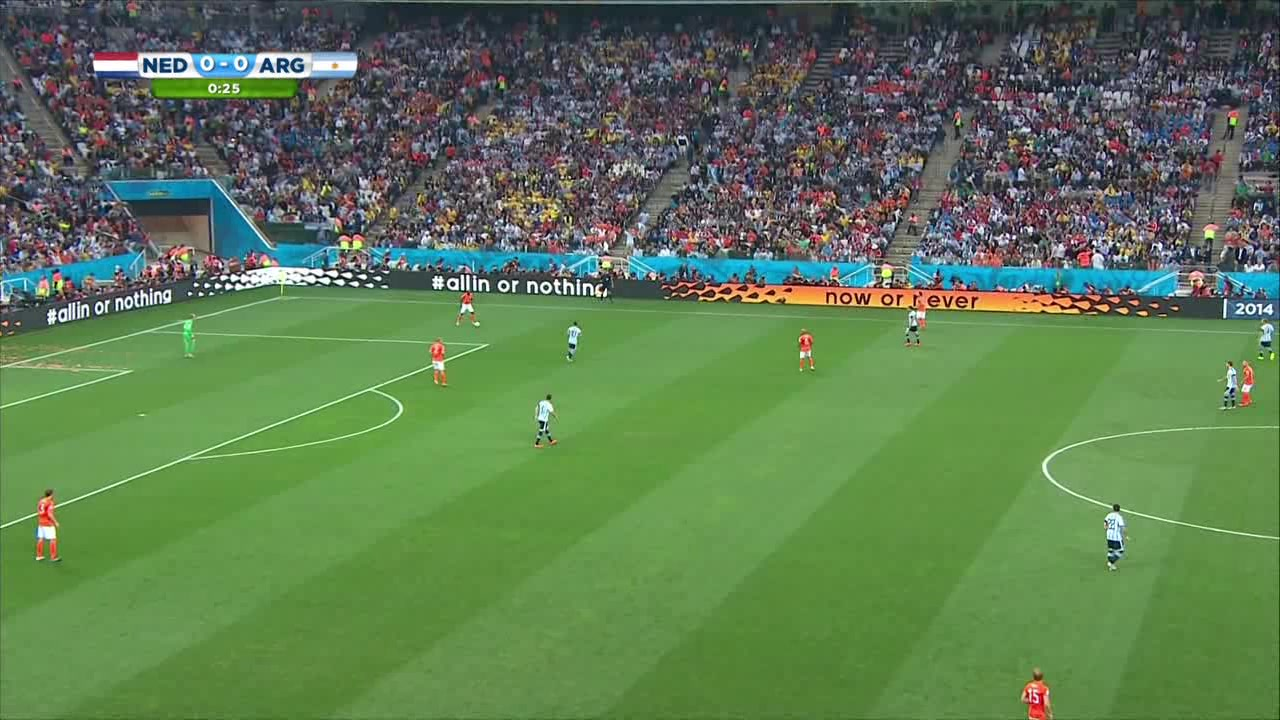
#> input picture practica02/img/10.jpg, 1280 x 720 px
$ python -i functions.py   (imports and definitions only)   (older library calls are emulated)
#> lines starting #> are read from the running program, lines starting #| are printed output that depends on the picture; after the words box and inside, x2 and y2 are one past the last pixel; in counts of white or black regions, pixels touching at a corner belong together
### practica02/utils.py
import matplotlib.pyplot as plt
import cv2
import numpy as np
import os

def maskField(image):
    img_hsv = cv2.cvtColor(image, cv2.COLOR_BGR2HSV)

    lower_green = np.array([35, 20, 20])
    upper_green = np.array([85, 255, 255])

    mask_green = cv2.inRange(img_hsv, lower_green, upper_green)

    kernel = cv2.getStructuringElement(cv2.MORPH_RECT, (7, 7))
    mask_cleaned = cv2.morphologyEx(mask_green, cv2.MORPH_CLOSE, kernel, iterations=1)
    mask_cleaned = cv2.morphologyEx(mask_cleaned, cv2.MORPH_OPEN, kernel, iterations=3)

    kernel_dilate = cv2.getStructuringElement(cv2.MORPH_RECT, (9, 9))
    mask_final = cv2.dilate(mask_cleaned, kernel_dilate, iterations=2)

    contours = cv2.findContours(mask_final, cv2.RETR_EXTERNAL, cv2.CHAIN_APPROX_SIMPLE)[0]

    maxContour = max(contours, key=cv2.contourArea)

    contourMask = np.zeros_like(mask_final)
    cv2.drawContours(contourMask, [maxContour], -1, 255, -1)

    kernel = cv2.getStructuringElement(cv2.MORPH_ELLIPSE, (15, 15))
    contourMask = cv2.morphologyEx(contourMask, cv2.MORPH_CLOSE, kernel, iterations=5)

    return contourMask

def maskPlayers(image):
    hsv = cv2.cvtColor(image, cv2.COLOR_BGR2HSV)

    lower_green = np.array([35, 20, 20])
    upper_green = np.array([85, 255, 255])

    mask_field = maskField(image)

    mask_green = cv2.inRange(hsv, lower_green, upper_green)

    mask_players = cv2.bitwise_not(mask_green)
    mask_players = cv2.bitwise_and(mask_players, mask_field)

    kernel = cv2.getStructuringElement(cv2.MORPH_RECT, (21, 2))
    mask_players = cv2.morphologyEx(mask_players, cv2.MORPH_CLOSE, kernel, iterations=1)

    kernel = cv2.getStructuringElement(cv2.MORPH_RECT, (2, 15))
    mask_players = cv2.morphologyEx(mask_players, cv2.MORPH_CLOSE, kernel, iterations=1)

    kernel = cv2.getStructuringElement(cv2.MORPH_RECT, (3, 3))
    mask_players = cv2.morphologyEx(mask_players, cv2.MORPH_CLOSE, kernel, iterations=1)

    contours = cv2.findContours(mask_players, cv2.RETR_EXTERNAL, cv2.CHAIN_APPROX_SIMPLE)[0]
    maxContour = max(contours, key=cv2.contourArea)
    contourMask = np.zeros_like(mask_players)
    cv2.drawContours(contourMask, [maxContour], -1, 255, -1)

    mask_players = cv2.bitwise_and(mask_players, cv2.bitwise_not(contourMask))

    kernel = cv2.getStructuringElement(cv2.MORPH_ELLIPSE, (5, 5))
    mask_players = cv2.morphologyEx(mask_players, cv2.MORPH_OPEN, kernel, iterations=1)
    mask_players = cv2.morphologyEx(mask_players, cv2.MORPH_CLOSE, kernel, iterations=1)


    kernel = cv2.getStructuringElement(cv2.MORPH_RECT, (9, 1), anchor=(0,0))
    mask_players = cv2.dilate(mask_players, kernel, iterations=1)

    kernel = cv2.getStructuringElement(cv2.MORPH_RECT, (1, 9))
    mask_players = cv2.morphologyEx(mask_players, cv2.MORPH_CLOSE, kernel, iterations=3)


    return mask_players

# [95 lines left out: functions drawPlayers, lines_intersect, drawGrassLines, show_imgs, not called in this run]

### practica02/functions.py
import cv2
import numpy as np
import utils

# [14 lines left out: functions detectField, findPlayers, not called in this run]

def findGrassLines(image):
    imgOut = np.copy(image)

    imgOut = cv2.medianBlur(imgOut, 15)
    imgOut = cv2.GaussianBlur(imgOut, (11, 21), 0)
    kernel = cv2.getStructuringElement(cv2.MORPH_ELLIPSE, (3,3))
    imgOut = cv2.medianBlur(imgOut, 11)

    imgOut = imgOut[:, :, 2]

    grad_x = cv2.Sobel(imgOut, cv2.CV_64F, 1, 0, ksize=31)
    grad_y = cv2.Sobel(imgOut, cv2.CV_64F, 0, 1, ksize=31)

    magnitude = cv2.magnitude(grad_x, grad_y)

    imgOut = cv2.normalize(magnitude, None, 220, 255, cv2.NORM_MINMAX).astype(np.uint8)
    imgOut = cv2.equalizeHist(imgOut)

    kernel = cv2.getStructuringElement(cv2.MORPH_ELLIPSE, (3,3))
    imgOut = cv2.erode(imgOut, kernel, iterations=1)
    imgOut = cv2.medianBlur(imgOut, 11)

    kernel = cv2.getStructuringElement(cv2.MORPH_CROSS, (3, 9))
    imgOut = cv2.morphologyEx(imgOut, cv2.MORPH_CLOSE, kernel, iterations=1)

    mask_players = utils.maskPlayers(image)
    mask_players = cv2.bitwise_not(mask_players)

    imgOut = cv2.bitwise_and(imgOut, mask_players)
    imgOut[imgOut > 0] = 255

    skeleton = np.zeros_like(imgOut)
    temp = np.zeros_like(imgOut)
    kernel = cv2.getStructuringElement(cv2.MORPH_CROSS, (3, 3))

    while True:
        eroded = cv2.erode(imgOut, kernel)
        opened = cv2.dilate(eroded, kernel)
        temp = cv2.subtract(imgOut, opened)
        skeleton = cv2.bitwise_or(skeleton, temp)
        imgOut = eroded.copy()

        if cv2.countNonZero(imgOut) == 0:
            break

    lines = cv2.HoughLinesP(skeleton, 1, np.pi / 180, 50, minLineLength=100, maxLineGap=300)
    return lines

>>> import cv2
>>> picture = cv2.imread('img/10.jpg')
#> picture is the input picture: shape (720, 1280, 3); mean B, G, R 83.2, 123.2, 94.1
>>> result = findGrassLines(picture)
#> in findGrassLines, `grad_y = cv2.Sobel(imgOut, cv2.CV_64F, 0, 1, ksize=31)`:
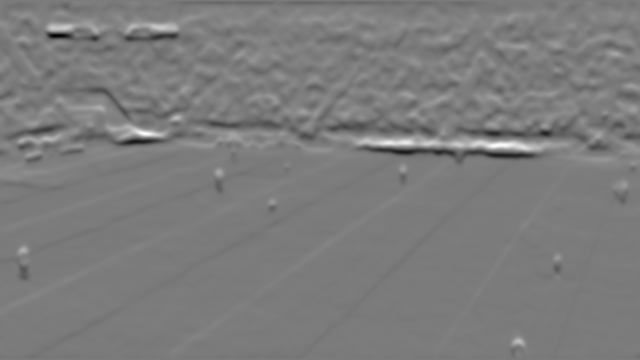
#> grad_y: shape (720, 1280) float64 (shown at 1/2 size); min -9.51e+18, max 1.01e+19, mean 2.53e+16; drawn with min black and max white
#> in maskField, `mask_green = cv2.inRange(img_hsv, lower_green, upper_green)`:
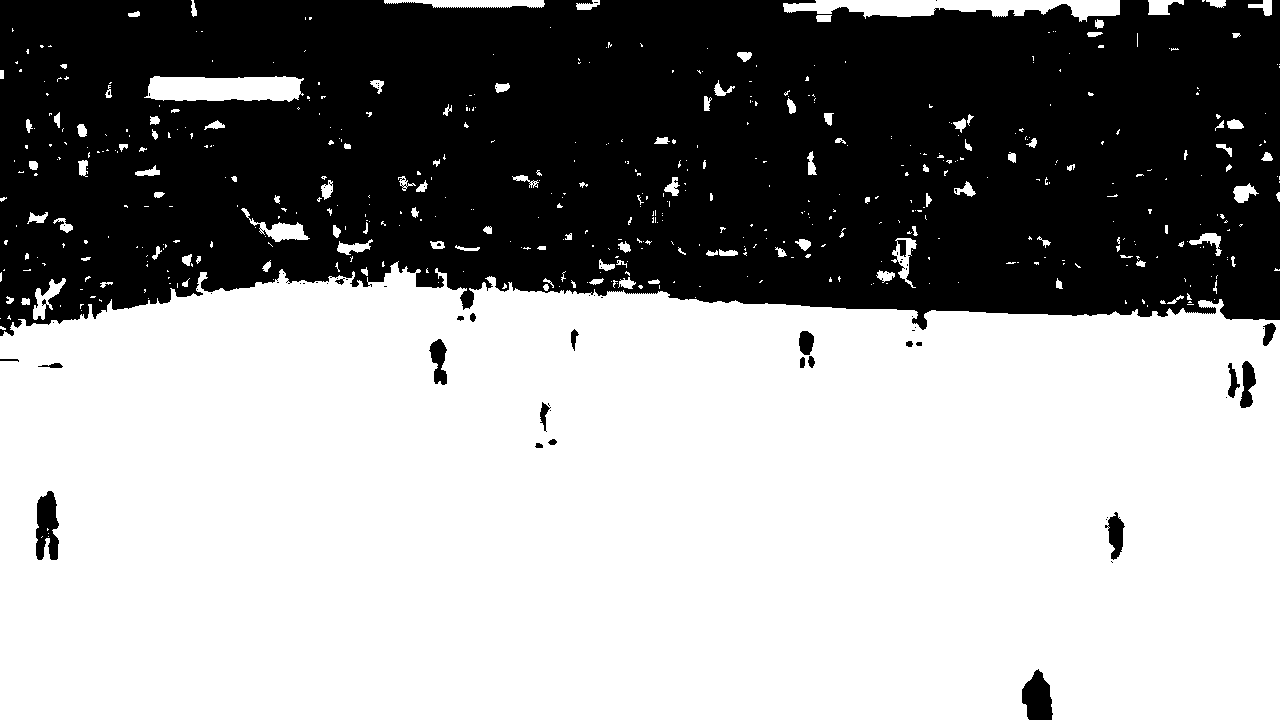
#> mask_green: shape (720, 1280); 59.8% white; 73 black regions (51 under 20 px), largest, box (x1, y1, x2, y2) and area: (0, 0, 1280, 336) 365514, (36, 491, 59, 560) 1172, (1022, 669, 1053, 720) 1121
#> in maskField, `contours = cv2.findContours(mask_final, cv2.RETR_EXTERNAL, cv2.CHAIN_A..`: contours = 5 contours; box (x1, y1, x2, y2) and area: (0, 259, 1280, 720) 545522, (142, 69, 307, 109) 6278, (776, 0, 1059, 24) 5674, (1063, 0, 1128, 24) 1467, (1141, 0, 1176, 23) 748
#> in maskField, `maxContour = max(contours, key=cv2.contourArea)`: maxContour = contour of 186 points, box (x1, y1, x2, y2) (0, 259, 1280, 720), area 545522
#> in maskPlayers, `mask_players = cv2.morphologyEx(mask_players, cv2.MORPH_CLOSE, kernel,..`:
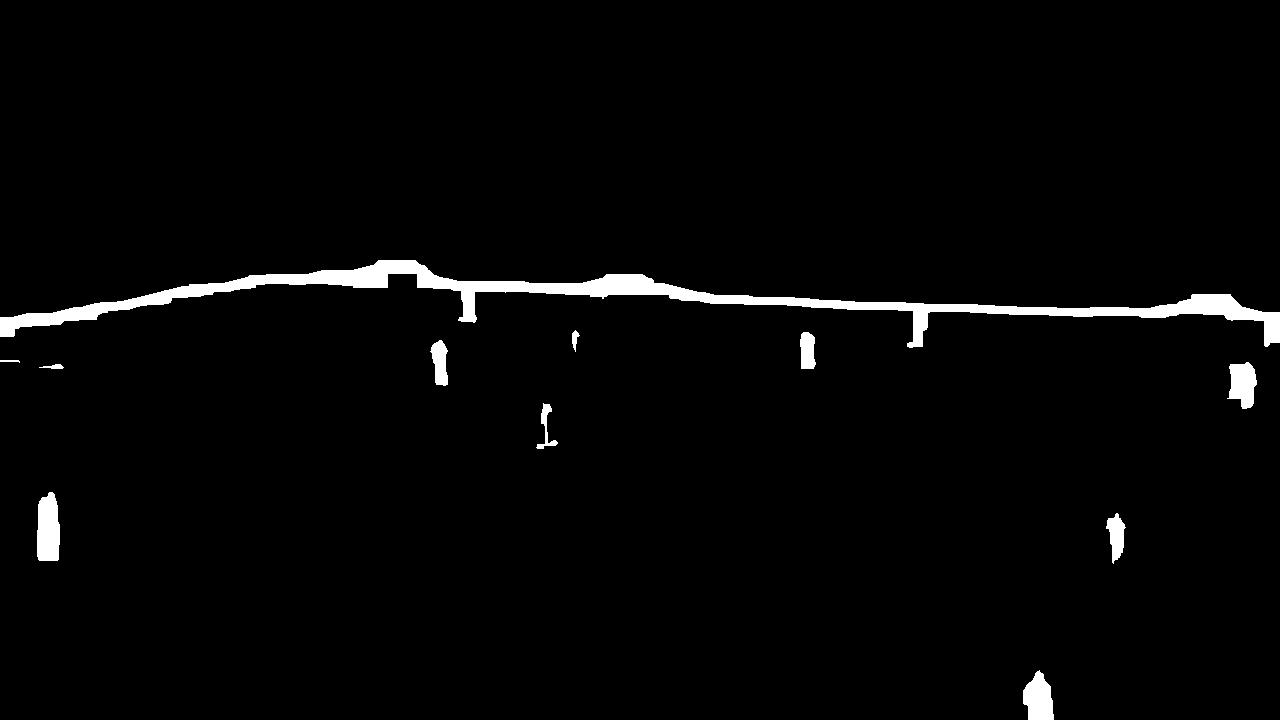
#> mask_players: shape (720, 1280); 2.4% white; 11 white regions, largest, box (x1, y1, x2, y2) and area: (0, 260, 1280, 348) 16561, (37, 492, 60, 561) 1369, (1023, 670, 1054, 720) 1107
#> in maskPlayers, `contours = cv2.findContours(mask_players, cv2.RETR_EXTERNAL, cv2.CHAIN..`: contours = 11 contours, 1 with area under 20; largest, box (x1, y1, x2, y2) and area: (0, 260, 1280, 348) 15146, (37, 492, 60, 561) 1288, (1023, 670, 1054, 720) 1042, (1227, 362, 1257, 409) 922, (1106, 513, 1126, 564) 524
#> in maskPlayers, `maxContour = max(contours, key=cv2.contourArea)`: maxContour = contour of 474 points, box (x1, y1, x2, y2) (0, 260, 1280, 348), area 15146
#> after the loop in findGrassLines, `while True:`:
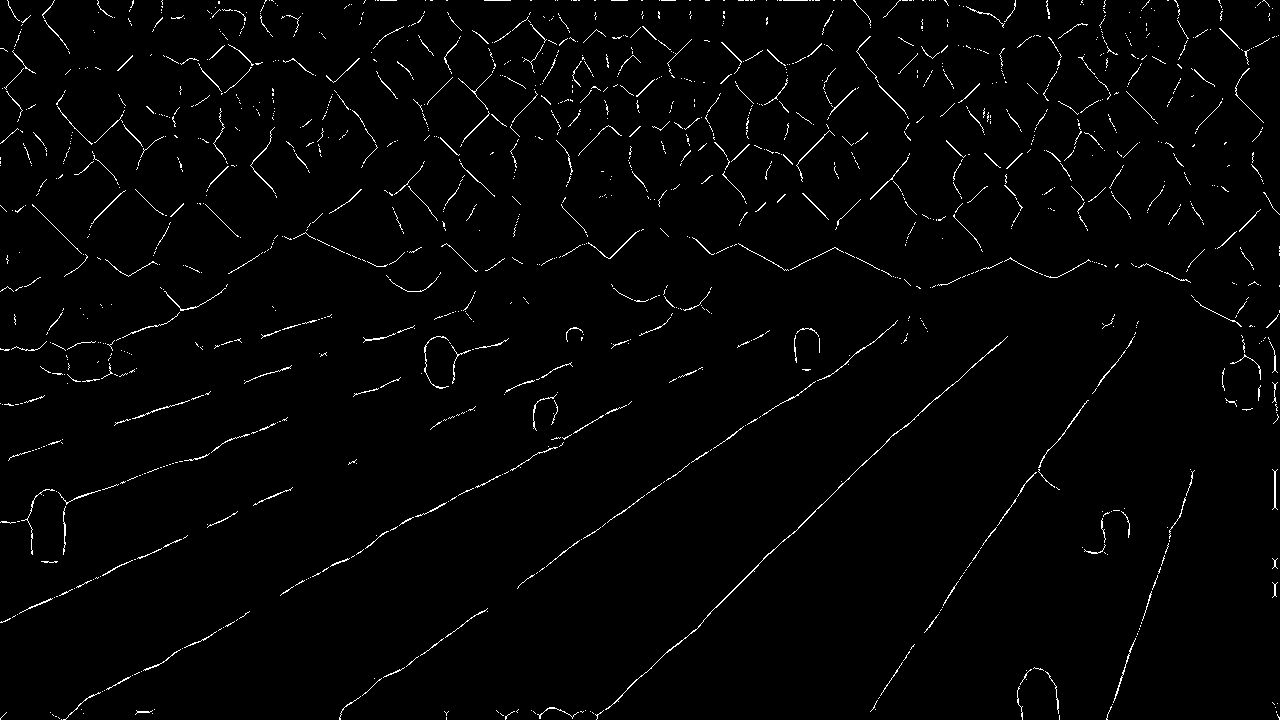
#> skeleton: shape (720, 1280); 1.7% white in thin lines or dots
#> in findGrassLines, `lines = cv2.HoughLinesP(skeleton, 1, np.pi / 180, 50, minLineLength=10..`: lines = 64 rows, first 6: [614, 703, 1240, 99], [9, 458, 1246, 56], [7, 0, 1264, 0], [58, 717, 1247, 57], [345, 706, 1239, 80], [31, 606, 1248, 64]
#> result has the same summary as lines in findGrassLines

$ run again, on practica02/img/100.jpg
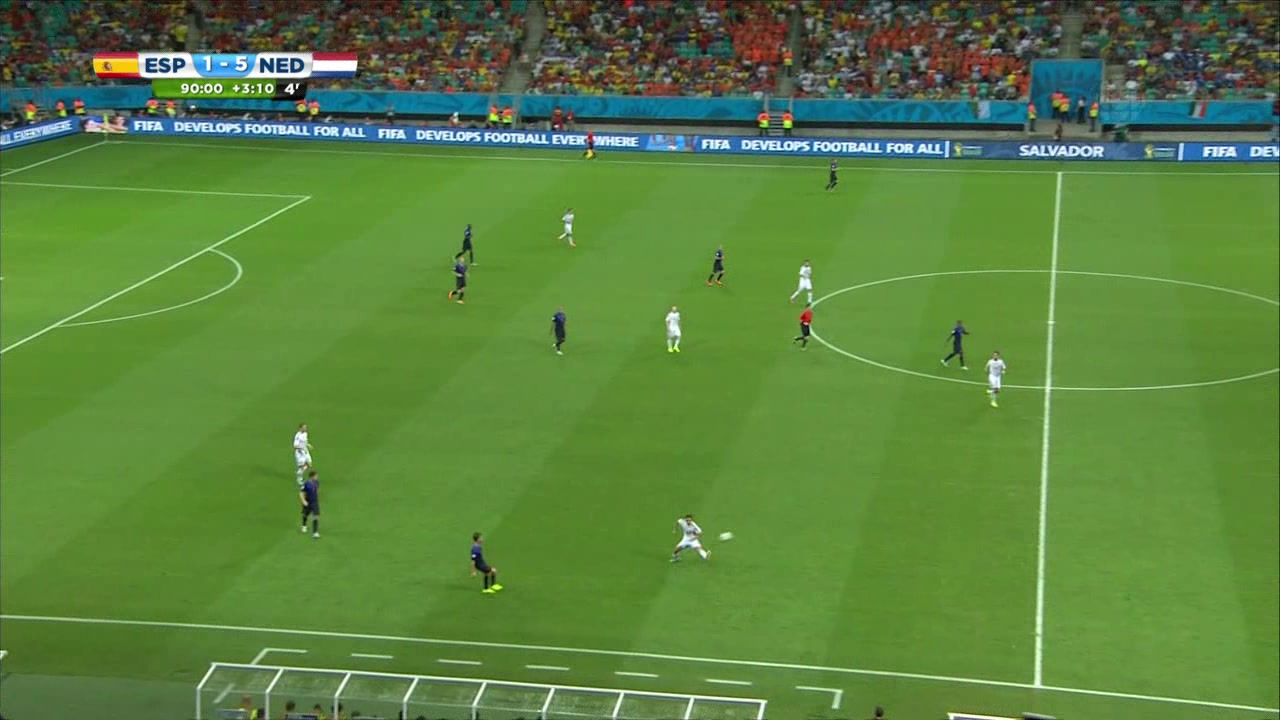
#> input picture practica02/img/100.jpg, 1280 x 720 px
#> picture is the input picture: shape (720, 1280, 3); mean B, G, R 63.2, 130, 90.5
#> hsv: shape (720, 1280, 3); mean H, S, V 50.3, 142.6, 133
#> in maskField, `mask_green = cv2.inRange(img_hsv, lower_green, upper_green)`:
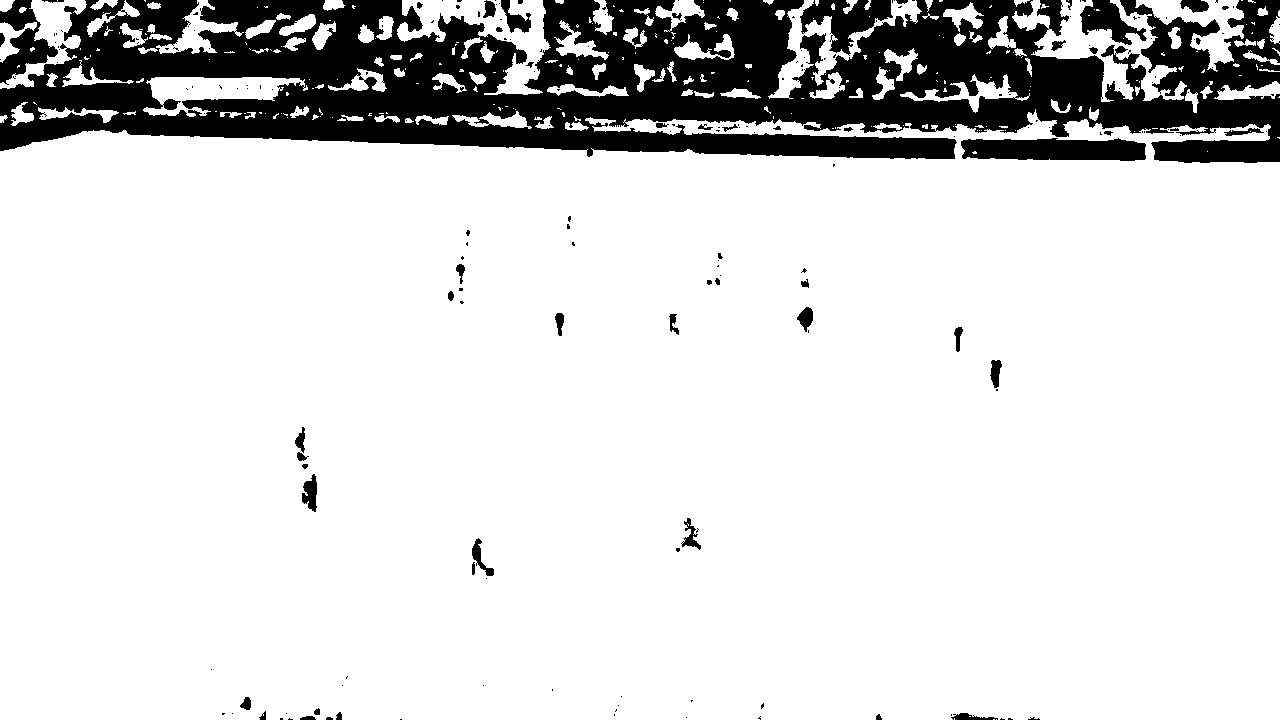
#> mask_green: shape (720, 1280); 84.5% white; 205 black regions (152 under 20 px), largest, box (x1, y1, x2, y2) and area: (0, 0, 1280, 163) 128193, (961, 138, 1146, 161) 3570, (800, 0, 893, 56) 2443
#> mask_final: shape (720, 1280); 84.6% white; 3 black regions
#> in maskField, `contours = cv2.findContours(mask_final, cv2.RETR_EXTERNAL, cv2.CHAIN_A..`: contours = 12 contours; largest, box (x1, y1, x2, y2) and area: (0, 123, 1280, 720) 738366, (1033, 0, 1190, 99) 8478, (394, 0, 552, 102) 8154, (144, 69, 284, 108) 5174, (25, 0, 136, 67) 4576
#> in maskField, `maxContour = max(contours, key=cv2.contourArea)`: maxContour = contour of 108 points, box (x1, y1, x2, y2) (0, 123, 1280, 720), area 738366
#> in maskPlayers, `contours = cv2.findContours(mask_players, cv2.RETR_EXTERNAL, cv2.CHAIN..`: contours = 33 contours, 15 with area under 20; largest, box (x1, y1, x2, y2) and area: (0, 124, 1280, 168) 9712, (296, 428, 318, 513) 655, (677, 519, 702, 553) 393, (473, 539, 495, 580) 370, (260, 709, 343, 720) 324
#> in maskPlayers, `maxContour = max(contours, key=cv2.contourArea)`: maxContour = contour of 224 points, box (x1, y1, x2, y2) (0, 124, 1280, 168), area 9712
#> after the loop in findGrassLines, `while True:`:
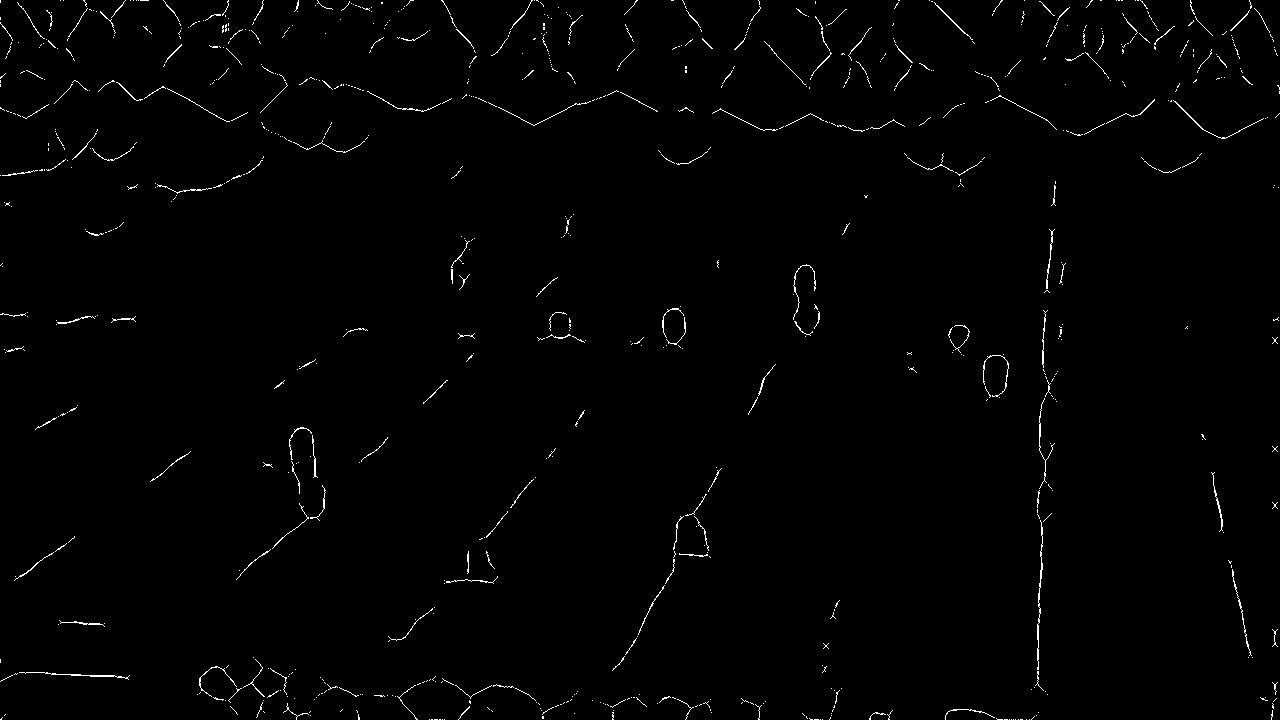
#> skeleton: shape (720, 1280); 1% white in thin lines or dots
#> lines = 25 rows, first 6: [1037, 683, 1049, 10], [1038, 712, 1050, 11], [1122, 53, 1249, 652], [19, 672, 889, 717], [127, 678, 845, 9], [627, 652, 950, 19]
#> result has the same summary as lines in findGrassLines
